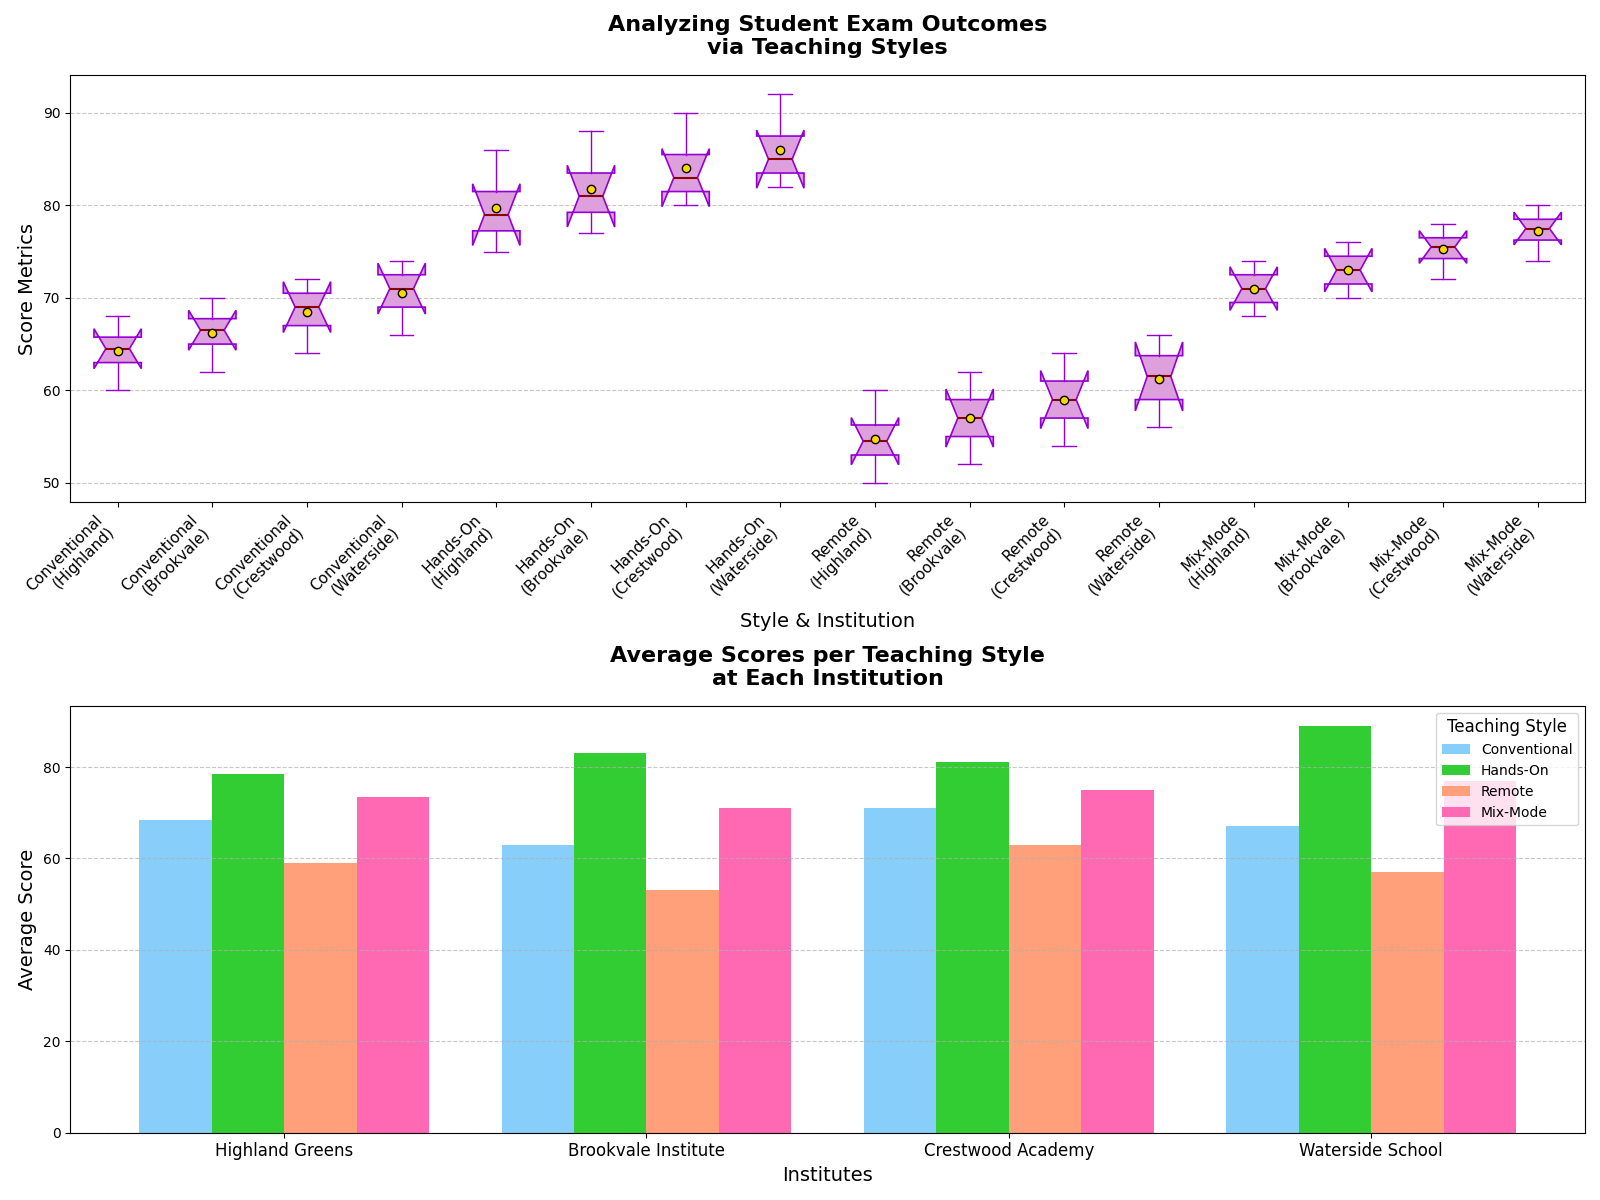

The script that drew this image:
import matplotlib.pyplot as plt
import numpy as np

# Define school names and teaching methods with manually altered labels
schools = ["Highland Greens", "Brookvale Institute", "Crestwood Academy", "Waterside School"]
methods = ["Conventional", "Hands-On", "Remote", "Mix-Mode"]

# Define exam score data
highland_scores = [
    [65, 67, 70, 72],  # Conventional
    [75, 77, 80, 82],  # Hands-On
    [55, 58, 60, 63],  # Remote
    [70, 72, 75, 77]   # Mix-Mode
]

brookvale_scores = [
    [60, 62, 64, 66],  # Conventional
    [80, 82, 84, 86],  # Hands-On
    [50, 52, 54, 56],  # Remote
    [68, 70, 72, 74]   # Mix-Mode
]

crestwood_scores = [
    [68, 70, 72, 74],  # Conventional
    [78, 80, 82, 84],  # Hands-On
    [60, 62, 64, 66],  # Remote
    [72, 74, 76, 78]   # Mix-Mode
]

waterside_scores = [
    [64, 66, 68, 70],  # Conventional
    [86, 88, 90, 92],  # Hands-On
    [54, 56, 58, 60],  # Remote
    [74, 76, 78, 80]   # Mix-Mode
]

# Group data by teaching method for boxplot
conventional_scores = list(zip(*[highland_scores[0], brookvale_scores[0], crestwood_scores[0], waterside_scores[0]]))
hands_on_scores = list(zip(*[highland_scores[1], brookvale_scores[1], crestwood_scores[1], waterside_scores[1]]))
remote_scores = list(zip(*[highland_scores[2], brookvale_scores[2], crestwood_scores[2], waterside_scores[2]]))
mix_mode_scores = list(zip(*[highland_scores[3], brookvale_scores[3], crestwood_scores[3], waterside_scores[3]]))

# Set up the plot with subplots
fig, axes = plt.subplots(nrows=2, ncols=1, figsize=(16, 12))

# Subplot 1: Distribution of scores by teaching methods
ax1 = axes[0]
data = conventional_scores + hands_on_scores + remote_scores + mix_mode_scores
method_labels = ["Conventional\n(Highland)", "Conventional\n(Brookvale)", "Conventional\n(Crestwood)", "Conventional\n(Waterside)", 
                 "Hands-On\n(Highland)", "Hands-On\n(Brookvale)", "Hands-On\n(Crestwood)", "Hands-On\n(Waterside)",
                 "Remote\n(Highland)", "Remote\n(Brookvale)", "Remote\n(Crestwood)", "Remote\n(Waterside)",
                 "Mix-Mode\n(Highland)", "Mix-Mode\n(Brookvale)", "Mix-Mode\n(Crestwood)", "Mix-Mode\n(Waterside)"]

bp = ax1.boxplot(data, patch_artist=True, showmeans=True, notch=True,
                 boxprops=dict(facecolor="#DDA0DD", color="#9400D3", linewidth=1.2), 
                 medianprops=dict(color="#8B0000", linewidth=1.5),
                 meanprops=dict(marker='o', markeredgecolor='black', markerfacecolor='#FFD700'),
                 whiskerprops=dict(color="#9400D3"), capprops=dict(color="#9400D3"))

ax1.set_title("Analyzing Student Exam Outcomes\nvia Teaching Styles", fontsize=16, fontweight='bold', pad=15)
ax1.set_xlabel("Style & Institution", fontsize=14)
ax1.set_ylabel("Score Metrics", fontsize=14)
ax1.set_xticklabels(method_labels, fontsize=11, rotation=45, ha='right')
ax1.yaxis.grid(True, linestyle='--', alpha=0.7)

# Subplot 2: Comparison of mean scores by school for each method
ax2 = axes[1]
mean_scores = [
    [np.mean(highland_scores[0]), np.mean(brookvale_scores[0]), np.mean(crestwood_scores[0]), np.mean(waterside_scores[0])],
    [np.mean(highland_scores[1]), np.mean(brookvale_scores[1]), np.mean(crestwood_scores[1]), np.mean(waterside_scores[1])],
    [np.mean(highland_scores[2]), np.mean(brookvale_scores[2]), np.mean(crestwood_scores[2]), np.mean(waterside_scores[2])],
    [np.mean(highland_scores[3]), np.mean(brookvale_scores[3]), np.mean(crestwood_scores[3]), np.mean(waterside_scores[3])]
]

x = np.arange(len(schools))
width = 0.2

ax2.bar(x - 1.5*width, mean_scores[0], width, label='Conventional', color='#87CEFA')
ax2.bar(x - 0.5*width, mean_scores[1], width, label='Hands-On', color='#32CD32')
ax2.bar(x + 0.5*width, mean_scores[2], width, label='Remote', color='#FFA07A')
ax2.bar(x + 1.5*width, mean_scores[3], width, label='Mix-Mode', color='#FF69B4')

ax2.set_title("Average Scores per Teaching Style\nat Each Institution", fontsize=16, fontweight='bold', pad=15)
ax2.set_xlabel('Institutes', fontsize=14)
ax2.set_ylabel('Average Score', fontsize=14)
ax2.set_xticks(x)
ax2.set_xticklabels(schools, fontsize=12)
ax2.legend(title='Teaching Style', fontsize=10, title_fontsize=12)
ax2.yaxis.grid(True, linestyle='--', alpha=0.7)

plt.tight_layout()
plt.show()
